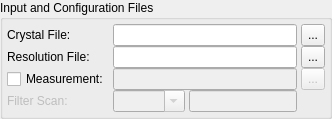
        <widget class="QGroupBox" name="groupBox">
         <property name="title">
          <string>Input and Configuration Files</string>
         </property>
         <layout class="QGridLayout" name="gridLayout_4">
          <property name="horizontalSpacing">
           <number>4</number>
          </property>
          <property name="verticalSpacing">
           <number>0</number>
          </property>
          <property name="margin">
           <number>4</number>
          </property>
          <item row="0" column="0">
           <widget class="QLabel" name="label_2">
            <property name="sizePolicy">
             <sizepolicy hsizetype="Fixed" vsizetype="Preferred">
              <horstretch>0</horstretch>
              <verstretch>0</verstretch>
             </sizepolicy>
            </property>
            <property name="text">
             <string>Crystal File:</string>
            </property>
           </widget>
          </item>
          <item row="0" column="1" colspan="2">
           <widget class="QLineEdit" name="editCrys"/>
          </item>
          <item row="0" column="3">
           <widget class="QToolButton" name="btnBrowseCrys">
            <property name="sizePolicy">
             <sizepolicy hsizetype="Fixed" vsizetype="Minimum">
              <horstretch>0</horstretch>
              <verstretch>0</verstretch>
             </sizepolicy>
            </property>
            <property name="toolTip">
             <string>Browse for crystal files</string>
            </property>
            <property name="text">
             <string>...</string>
            </property>
           </widget>
          </item>
          <item row="1" column="0">
           <widget class="QLabel" name="label">
            <property name="sizePolicy">
             <sizepolicy hsizetype="Fixed" vsizetype="Preferred">
              <horstretch>0</horstretch>
              <verstretch>0</verstretch>
             </sizepolicy>
            </property>
            <property name="text">
             <string>Resolution File:</string>
            </property>
           </widget>
          </item>
          <item row="1" column="1" colspan="2">
           <widget class="QLineEdit" name="editRes"/>
          </item>
          <item row="1" column="3">
           <widget class="QToolButton" name="btnBrowseRes">
            <property name="sizePolicy">
             <sizepolicy hsizetype="Fixed" vsizetype="Minimum">
              <horstretch>0</horstretch>
              <verstretch>0</verstretch>
             </sizepolicy>
            </property>
            <property name="toolTip">
             <string>Browse for resolution files</string>
            </property>
            <property name="text">
             <string>...</string>
            </property>
           </widget>
          </item>
          <item row="2" column="0">
           <widget class="QCheckBox" name="checkScan">
            <property name="text">
             <string>Measurement:</string>
            </property>
           </widget>
          </item>
          <item row="2" column="1" colspan="2">
           <widget class="QLineEdit" name="editScan">
            <property name="enabled">
             <bool>false</bool>
            </property>
           </widget>
          </item>
          <item row="2" column="3">
           <widget class="QToolButton" name="btnBrowseScan">
            <property name="enabled">
             <bool>false</bool>
            </property>
            <property name="sizePolicy">
             <sizepolicy hsizetype="Fixed" vsizetype="Minimum">
              <horstretch>0</horstretch>
              <verstretch>0</verstretch>
             </sizepolicy>
            </property>
            <property name="text">
             <string>...</string>
            </property>
           </widget>
          </item>
          <item row="3" column="0">
           <widget class="QLabel" name="labelFilter">
            <property name="enabled">
             <bool>false</bool>
            </property>
            <property name="sizePolicy">
             <sizepolicy hsizetype="Fixed" vsizetype="Preferred">
              <horstretch>0</horstretch>
              <verstretch>0</verstretch>
             </sizepolicy>
            </property>
            <property name="text">
             <string>Filter Scan:</string>
            </property>
           </widget>
          </item>
          <item row="3" column="1">
           <widget class="QComboBox" name="comboFilterCol">
            <property name="enabled">
             <bool>false</bool>
            </property>
            <property name="editable">
             <bool>true</bool>
            </property>
           </widget>
          </item>
          <item row="3" column="2">
           <widget class="QLineEdit" name="editFilterVal">
            <property name="enabled">
             <bool>false</bool>
            </property>
            <property name="sizePolicy">
             <sizepolicy hsizetype="Preferred" vsizetype="Fixed">
              <horstretch>0</horstretch>
              <verstretch>0</verstretch>
             </sizepolicy>
            </property>
           </widget>
          </item>
         </layout>
        </widget>
